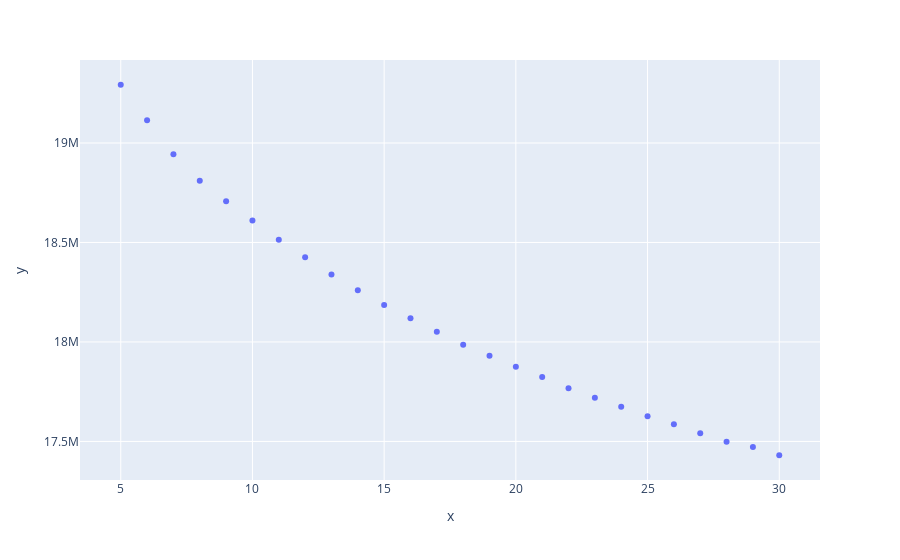

This figure's notebook cell:
### Markdown cell above
Going through the labels, we see that the clusters have the following (general) behaviours:
- cluster 0: passwords contain mostly regular sequences of numbers such as 123456.
- cluster 1: This cluster is a little noisy. It contains some much smaller cluster of regular number sequences such as 11111, 22222, 123123. However, it contains a large noisy cluster consisting of fairly random sequence of numbers, and sequences of uppercase characters.
- cluster 2: This cluster appears to be even noisier than cluster 1. Most of the passwords here are quite random, and do not seem to follow any particular pattern. 
- cluster 3: This cluster is actually quite nice. It is a sport-themed cluster. It contains names of sports (baseball, basketball1, soccer, football, cricket, bowling, swimming), names of US states, sport club names (fenerbahce, besiktas, bayern, borussia, shalke, chivas, rangers, indians, etc) 
- cluster 4 mostly contains certain groups of non-English names: Portuguese/Spanish names, Russian names.
- cluster 5 contains certain other groups of non-English names: Indian, Middle Eastern.
- cluster 6: a few offensive passwords, passwords indicating emotions such as *iloveyou*, *ihateyou*, or characteristics such as *cute*, *sexy*. 
- cluster 7 is a little noisy. However, at the center, we see passwords on food (juice, sugar, carrot, peach, apple, etc). Most passwords here are actually English words. 
- cluster 8 contains mostly female names common in the US. It also contains some smaller related clusters (mother, sister, queen, princess, duchess) 
- cluster 9 contains words related to gaming and to certain popular cultures. For example: game (minecraft, nintendo, playstation), popular culture (gundam, inuyasha, naruto, gandalf, legolas, wolverine, bumblebee, superman), adventure descriptive (knight, dragon, darkness, oblivion, wizard, warlock), etc.  
- cluster 10 is again quite noisy. It contains actual English words, but many of these are quite vague to categorize (origin, system, running, spectrum). It also contains various smaller and denser clusters: military (marine, commando, infantry), places (canada, montreal, toronto), among many others. 
- cluster 11 contains English male names (steve, gordon, chris, mike), English last names (thompson, campbell, smith, miller).
- cluster 12 might be one of the most regular cluster, containing almost exclusively Chinese (sounding) words.
- cluster 13 is also a very interesting cluster. The vast majority of its clusters are popular passwords such as qwerty, password, asdfgh, abcde. It also contains certain clusters related to electronics (laptop, compputer, admin, calculator, compaq, logitech, motorola).

Next, let us look at a bigger portion of the dataset, with frequency>=10.

### Code cell
elbow(df, X, 10, 30)

### Figure 1 — Plotly figure (JSON) as saved in the notebook; plotly's stock layout.template omitted (floating-point values rounded to 4 significant figures)
{"data": [{"hovertemplate": "x=%{x}<br>y=%{y}<extra></extra>", "legendgroup": "", "marker": {"color": "#636efa", "symbol": "circle"}, "mode": "markers", "name": "", "orientation": "v", "showlegend": false, "type": "scatter", "x": [5, 6, 7, 8, 9, 10, 11, 12, 13, 14, 15, 16, 17, 18, 19, 20, 21, 22, 23, 24, 25, 26, 27, 28, 29, 30], "xaxis": "x", "y": [19290000.0, 19110000.0, 18940000.0, 18810000.0, 18710000.0, 18610000.0, 18510000.0, 18430000.0, 18340000.0, 18260000.0, 18190000.0, 18120000.0, 18050000.0, 17990000.0, 17930000.0, 17880000.0, 17820000.0, 17770000.0, 17720000.0, 17670000.0, 17630000.0, 17590000.0, 17540000.0, 17500000.0, 17470000.0, 17430000.0], "yaxis": "y"}], "layout": {"legend": {"tracegroupgap": 0}, "margin": {"t": 60}, "xaxis": {"anchor": "y", "domain": [0, 1], "title": {"text": "x"}}, "yaxis": {"anchor": "x", "domain": [0, 1], "title": {"text": "y"}}}}
